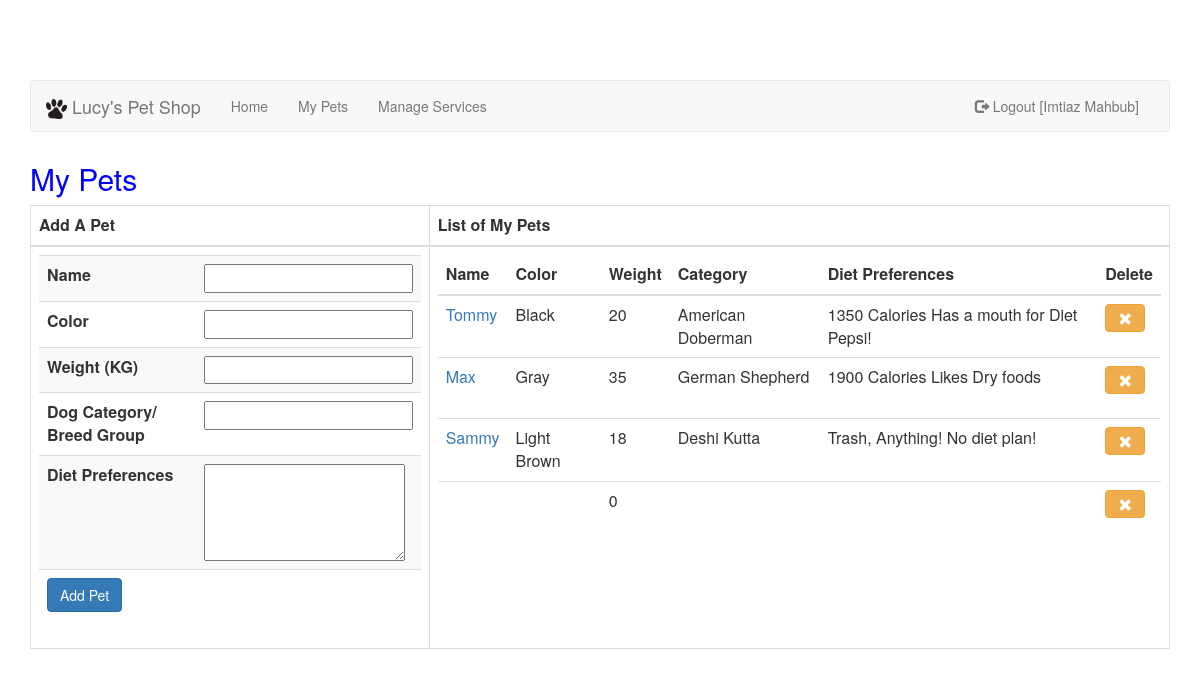
/pets.php (signed in), run on the app's committed database.
### tables this page shows
CREATE TABLE `pet` (
  `id` int(11) NOT NULL,
  `name` varchar(100) NOT NULL,
  `owner_id` int(11) NOT NULL,
  `color` varchar(40) NOT NULL,
  `weight` float NOT NULL,
  `category` varchar(100) NOT NULL,
  `diet_preference` text NOT NULL
);

### pets.php (the view, shortened to what this page needs)
<?php
	include ('db.php');
	$owner_id = $_SESSION['user_id'];
	$query = "select * from pet where owner_id='$owner_id'";
	$result = mysqli_query($con,$query);
	$my_pets = mysqli_fetch_all($result,MYSQLI_ASSOC);
	$number_of_pets = mysqli_num_rows($result);
?>
<html>
	<head>
		<link rel="stylesheet" type="text/css" href="css/bootstrap.css">
		<link rel="stylesheet" type="text/css" href="style.css">
	</head>
	<body>
		<div class="container">
		<?php include ('menu.php'); ?>
			<h2>My Pets</h2>
			<table class="table table-bordered" align="center">
				<thead>
					<th>Add A Pet</th>
					<th>List of My Pets</th>
				</thead>
				<tbody>
					<tr>
						<td width="35%">
							<form method="post" action="pets.php">
								<table class="table table-striped">
									<tr>
										<th>Name</th>
										<td><input type="text" name="name" required/></td>
									</tr>
									<tr>
										<th>Color</th>
										<td><input type="text" name="color" required/></td>
									</tr>
									<tr>
										<th>Weight (KG)</th>
										<td><input type="number" name="weight" required/></td>
									</tr>
									<tr>
										<th>Dog Category/ Breed Group</th>
										<td><input type="text" name="category" required/></td>
									</tr>
									<tr>
										<th>Diet Preferences</th>
										<td><textarea name="diet_preference" rows="4"  required></textarea></td>
									</tr>
									<tr>
										<td colspan="2">
											<input type="submit" name="submit" value="Add Pet" class="btn btn-primary"/>
										</td>
									</tr>
								</table>
							</form>
						</td>
						<td>
							<?php if ($number_of_pets > 0): ?>
								<table class="table table-hover">
									<thead>
										<th>Name</th>
										<th>Color</th>
										<th>Weight</th>
										<th>Category</th>
										<th>Diet Preferences</th>
										<th>Delete</th>
									</thead>
									<?php foreach ($my_pets as $pet): ?>
									<tr>
										<td><a href="pet_services.php?pet_id=<?=$pet['id'] ?>"><?=$pet['name'] ?></a></td>
										<td><?=$pet['color'] ?></td>
										<td><?=$pet['weight'] ?></td>
										<td><?=$pet['category'] ?></td>
										<td><?=$pet['diet_preference'] ?></td>
										<td>
											<form method="post">
												<button class="btn btn-warning" type="submit" name="delete" value="<?=$pet['id'] ?>" onclick="return confirm('Are you sure you want to delete this pet?');"><span class="glyphicon glyphicon-remove"></span></button></td>
									</tr>
									<?php endforeach; ?>
								</table>
							<?php endif; ?>
						</td>
					</tr>
				</tbody>
			</table>
		</div>
	</body>
</html>

### style.css (style rules this page uses)
body { margin-top: 80px; }
h2 { color: blue; padding-top: 10px; }

### data on the page
pet: name "Tommy", color "Black", weight "20", category "American Doberman", diet_preference "1350 Calories Has a mouth for Diet Pepsi!", $pet['id'] 5 (drawn)
pet: name "Max", color "Gray", weight "35", category "German Shepherd", diet_preference "1900 Calories Likes Dry foods", $pet['id'] 6 (drawn)
pet: name "Sammy", color "Light Brown", weight "18", category "Deshi Kutta", diet_preference "Trash, Anything! No diet plan!", $pet['id'] 7 (drawn)
pet: weight "0", $pet['id'] 9 (drawn)

### other printed values
$_SESSION['name'] "Imtiaz Mahbub"
